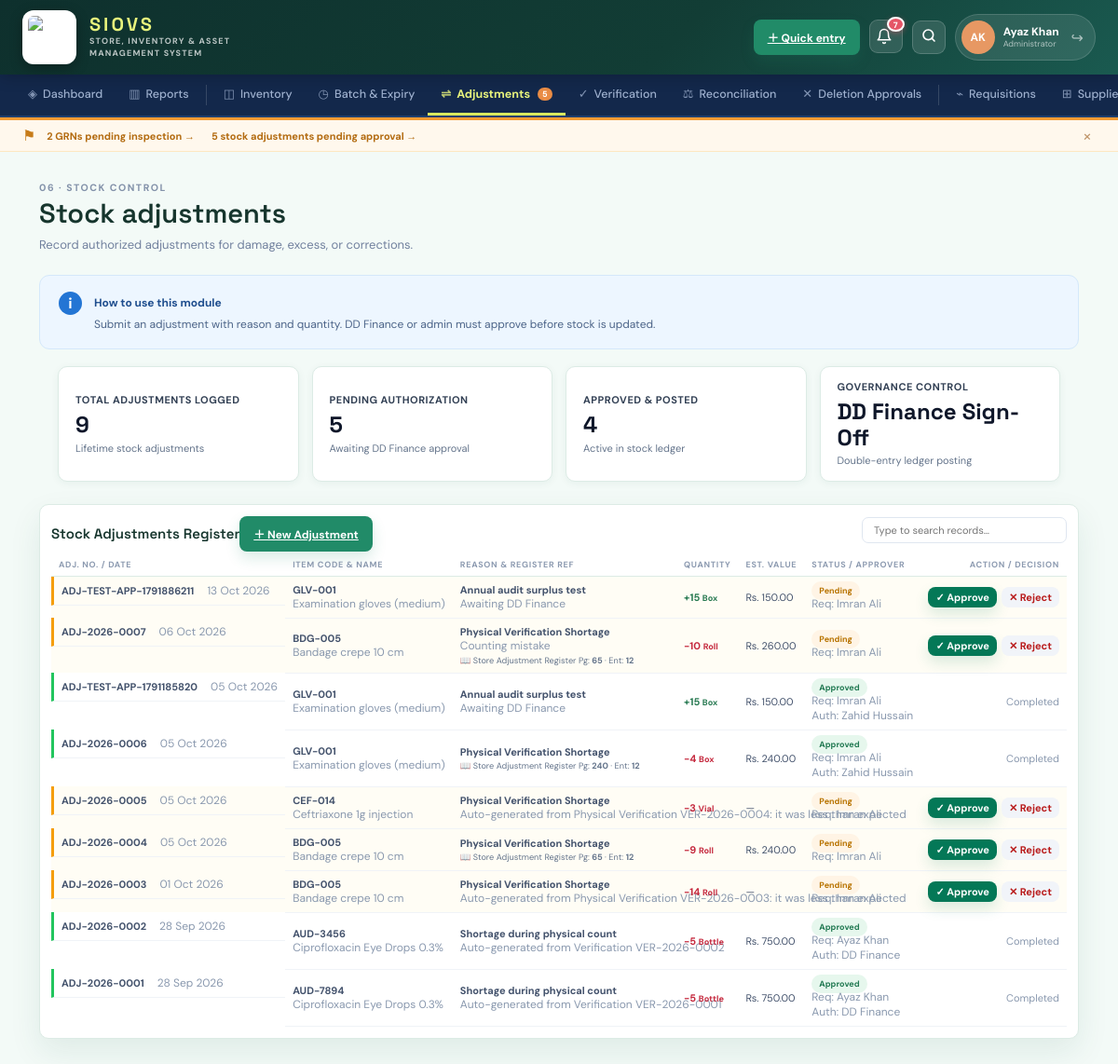
Screenshot of /page.php?view=adjustments (signed in) with the database file from the repository.
### tables this page shows
CREATE TABLE stock_adjustments (
    id                   INTEGER PRIMARY KEY AUTOINCREMENT,
    adj_number           TEXT NOT NULL UNIQUE,
    item_id              INTEGER NOT NULL REFERENCES items(id),
    reason               TEXT NOT NULL,
    quantity             INTEGER NOT NULL,
    value                REAL    DEFAULT 0,
    requesting_user_id   INTEGER REFERENCES users(id),
    authorizing_officer  TEXT,
    status               TEXT NOT NULL DEFAULT "Pending",
    notes                TEXT,
    created_at           TEXT NOT NULL DEFAULT CURRENT_TIMESTAMP
, manual_register_name TEXT, manual_register_page TEXT, manual_register_entry TEXT, verification_id INTEGER REFERENCES stock_verifications(id));

CREATE TABLE items (
    id            INTEGER PRIMARY KEY AUTOINCREMENT,
    code          TEXT    NOT NULL UNIQUE,
    name          TEXT    NOT NULL,
    category      TEXT    NOT NULL,
    unit          TEXT    NOT NULL,
    location      TEXT    NOT NULL,
    quantity      INTEGER NOT NULL DEFAULT 0,
    reorder_level INTEGER NOT NULL DEFAULT 0,
    batch_number  TEXT,
    expiry_date   TEXT,
    status        TEXT    NOT NULL DEFAULT "Available",
    created_at    TEXT    NOT NULL DEFAULT CURRENT_TIMESTAMP
, sub_category TEXT, min_level INTEGER NOT NULL DEFAULT 0, max_level INTEGER NOT NULL DEFAULT 0, average_consumption INTEGER NOT NULL DEFAULT 0, lead_time_days INTEGER NOT NULL DEFAULT 0, batch_required INTEGER NOT NULL DEFAULT 0, supplier_id INTEGER REFERENCES suppliers(id));

CREATE TABLE users (
    id            INTEGER PRIMARY KEY AUTOINCREMENT,
    name          TEXT NOT NULL,
    email         TEXT NOT NULL UNIQUE,
    role          TEXT NOT NULL DEFAULT "data_entry",
    department    TEXT NOT NULL DEFAULT "",
    status        TEXT NOT NULL DEFAULT "Active",
    password_hash TEXT,
    created_at    TEXT NOT NULL DEFAULT CURRENT_TIMESTAMP
);

### page.php (the view, shortened to what this page needs)
<?php
require_once __DIR__ . '/config/bootstrap.php';
$view = $_GET['view'] ?? 'reports';
[$title, $kicker, $description] = $titles[$view];
require __DIR__ . '/partials/header.php';
?>
<section class="system-page">
<div class="module-header">
    <div><p class="eyebrow"><?= e($kicker) ?></p><h1><?= e($title) ?></h1><p><?= e($description) ?></p></div>
</div>
<div class="instruction-banner">
    <span>i</span>
    <div><strong>How to use this module</strong>
    <p><?= e(match($view) {
        'suppliers'       => 'Add each supplier with their GST number and contact. Supplier records are linked to purchase orders and GRNs for full traceability.',
        'purchase_orders' => 'Create one PO per supplier delivery. Add item lines with quantities and rates. Stock is NOT updated until a GRN is created.',
        'grn'             => 'Select the matching PO, record challan details, enter received/accepted/rejected quantities, batch numbers and expiry dates. Stock increases on accepted quantity only.',
        'inventory'       => 'Use one unique item code per item. Stock changes automatically from GRNs, requisition issues, consumption, and adjustments.',
        'batches'         => 'All items with batch/expiry dates appear here. Review 30/60/90-day alerts and ensure FEFO allocation.',
        'adjustments'     => ((current_user()['role'] ?? '') === 'dd_finance')
            ? 'Financial Authorization Mode: Review pending adjustments requested by Store Officers. Approve to post double-entry ledger entries to stock, or Reject to disallow without altering inventory balances.'
            : 'Submit an adjustment with reason and quantity. DD Finance or admin must approve before stock is updated.',
        'verification'    => ((current_user()['role'] ?? '') === 'dd_finance')
            ? 'Audit & Discrepancy Review: Review physical verification counts conducted by the multi-member Board of Survey (Store Officer + Internal Auditor). Inspect variances and monitor auto-generated stock adjustments.'
            : 'Enter physical counts against system balances. Discrepancies require explanation and authorized adjustment.',
        'requisitions'    => 'Department creates requisition → Store Officer approves → Store Officer issues. Each step is tracked.',
        'opd_consumption' => 'Enter patient MR number, select items consumed during visit. Stock decreases immediately on save.',
        'ipd_consumption' => 'Record ward, bed, and admission date. Post all items consumed by the patient during admission.',
        'ot_consumption'  => 'Enter surgeon, procedure, and patient details. Record all IOLs, sutures, medicines, and consumables used.',
        'emergency'       => 'Rapid entry for emergency cases. Post now, add authorization reference later if needed.',
        'assets'          => 'Assign a unique asset tag, record department, custodian, warranty, and AMC. All transfers must be logged.',
        'departments'     => 'Maintain the list of departments that receive stock issues. Used in requisitions and consumption records.',
        'returns'         => 'Record unused material returned from departments. Returned stock is verified before re-entering available inventory.',
        'reconciliation'  => 'Compare physical register counts (GRN, Indent, OPD, OT, Return) with system transactions to audit and verify zero-variance synchronization.',
        'deletions'       => 'Exclusively authorized for DD Finance and Competent Authority. Approving a deletion automatically performs double-entry stock rollback in the ledger.',
        'users'           => 'Add users with their role. Role determines which modules they can access and what they can do.',
        'quick-entry'     => 'Use only for simple movements. For full workflows, use the dedicated module so all fields are captured.',
        default           => 'Select a report type, apply date/department filters, review exceptions, and print or export the result.',
    }) ?></p></div>
</div>
<?php if ($view === 'suppliers'): ?>
<div class="system-grid">
    <div class="panel">
        <div class="panel-heading"><h2>Supplier directory</h2><a class="button button-primary" href="#add-supplier">＋ Add supplier</a></div>
        <div class="table-wrap"><table>
            <thead><tr><th>Code</th><th>Supplier name</th><th>Contact</th><th>Phone</th><th>Email</th><th>GST No.</th><th>Status</th></tr></thead>
            <tbody>
            <?php foreach ($pdo->query('SELECT * FROM suppliers ORDER BY id DESC') as $s): ?>
            <tr>
                <td><b><?= e($s['code']) ?></b></td>
                <td><?= e($s['name']) ?></td>
                <td><?= e($s['contact_person']) ?></td>
                <td><?= e($s['phone']) ?></td>
                <td><?= e($s['email']) ?></td>
                <td><?= e($s['gst_number']) ?></td>
                <td><?= pill($s['status']) ?></td>
            </tr>
            <?php endforeach; ?>
            </tbody>
        </table></div>
    </div>
    <div class="form-card" id="add-supplier">
        <h2>Add supplier</h2>
        <form method="post"><input type="hidden" name="action" value="supplier">
        <div class="form-grid one">
            <label>Supplier code<input name="code" value="<?= e(next_number($pdo, 'SUP', 'suppliers', 'code')) ?>" required></label>
            <label>Supplier name<input name="name" placeholder="e.g. Allied Pharma" required></label>
            <label>Contact person<input name="contact_person" value="Sales Manager"></label>
            <label>Phone<input name="phone" value="0300-<?= sprintf('%07d', rand(1000000, 9999999)) ?>"></label>
            <label>Email<input name="email" type="email" value="supplier<?= rand(10, 99) ?>@siovs.edu.pk"></label>
            <label>Address<textarea name="address" rows="2">Industrial Area, Karachi / Hyderabad</textarea></label>
            <label>GST number<input name="gst_number" value="GST-3277<?= rand(100000, 999999) ?>"></label>
        </div>
        <button class="button button-primary" type="submit">Add supplier</button>
        </form>
    </div>
</div>
<?php elseif ($view === 'adjustments'): ?>
<?php
$adjRows = $pdo->query('
    SELECT a.*, i.name AS iname, i.code AS icode, i.unit, u.name AS uname
    FROM stock_adjustments a
    LEFT JOIN items i ON i.id = a.item_id
    LEFT JOIN users u ON u.id = a.requesting_user_id
    ORDER BY a.id DESC
')->fetchAll(PDO::FETCH_ASSOC);
$totalAdjs = count($adjRows);
$pendingAdjs = count(array_filter($adjRows, fn($a) => $a['status'] === 'Pending'));
$approvedAdjs = count(array_filter($adjRows, fn($a) => $a['status'] === 'Approved'));
$isAuthorizedForAdj = can('dd_finance') || can('competent_authority') || (current_user()['role'] ?? '') === 'admin';
?>
<div class="kpi-grid four" style="margin-bottom:1.5rem">
    <div class="kpi-card">
        <p class="kpi-label">Total Adjustments Logged</p>
        <p class="kpi-val"><?= $totalAdjs ?></p>
        <p class="kpi-sub">Lifetime stock adjustments</p>
    </div>
    <div class="kpi-card" style="border-left:4px solid #f59e0b">
        <p class="kpi-label">Pending Authorization</p>
        <p class="kpi-val" style="color:#b45309"><?= $pendingAdjs ?></p>
        <p class="kpi-sub">Awaiting DD Finance approval</p>
    </div>
    <div class="kpi-card" style="border-left:4px solid #10b981">
        <p class="kpi-label">Approved & Posted</p>
        <p class="kpi-val" style="color:#047857"><?= $approvedAdjs ?></p>
        <p class="kpi-sub">Active in stock ledger</p>
    </div>
    <div class="kpi-card">
        <p class="kpi-label">Governance Control</p>
        <p class="kpi-val" style="font-size:1.05rem;color:#166534">DD Finance Sign-Off</p>
        <p class="kpi-sub">Double-entry ledger posting</p>
    </div>
</div>
<div class="system-grid">
    <div class="panel">
        <div class="panel-heading">
            <h2>Stock Adjustments Register</h2>
            <?php if ((current_user()['role'] ?? '') !== 'dd_finance'): ?>
                <a class="button button-primary" href="#add-adj">＋ New Adjustment</a>
            <?php else: ?>
                <span class="badge" style="background:#0d9488;color:#fff;font-size:12px;padding:5px 12px;font-weight:600">⚖️ Financial Authorization Mode</span>
            <?php endif; ?>
        </div>
        <div class="table-wrap"><table>
            <thead>
                <tr>
                    <th>Adj. No. / Date</th>
                    <th>Item Code & Name</th>
                    <th style="max-width:240px">Reason &amp; Register Ref</th>
                    <th>Quantity</th>
                    <th>Est. Value</th>
                    <th>Status / Approver</th>
                    <th style="min-width:140px;text-align:right">Action / Decision</th>
                </tr>
            </thead>
            <tbody>
            <?php if (empty($adjRows)): ?>
            <tr><td colspan="7" class="muted" style="text-align:center;padding:2.5rem">No stock adjustments recorded.</td></tr>
            <?php else: foreach ($adjRows as $adj): ?>
            <tr style="<?= $adj['status'] === 'Pending' ? 'background:#fffdf5' : '' ?>">
                <td>
                    <b><?= e($adj['adj_number']) ?></b><br>
                    <small class="muted"><?= e(date('d M Y', strtotime($adj['created_at']))) ?></small>
                </td>
                <td>
                    <b><?= e($adj['icode']) ?></b><br>
                    <span class="muted"><?= e($adj['iname']) ?></span>
                </td>
                <td style="max-width:240px">
                    <b><?= e($adj['reason']) ?></b>
                    <?php if (!empty($adj['notes'])): ?>
                        <br><small class="muted"><?= e($adj['notes']) ?></small>
                    <?php endif; ?>
                    <?php if (!empty($adj['manual_register_page']) || !empty($adj['manual_register_entry'])): ?>
                        <br><small style="color:#64748b">📖 <?= e($adj['manual_register_name'] ?: 'Reg.') ?> Pg: <b><?= e($adj['manual_register_page'] ?: '—') ?></b> · Ent: <b><?= e($adj['manual_register_entry'] ?: '—') ?></b></small>
                    <?php endif; ?>
                </td>
                <td style="font-weight:700;font-size:1rem" class="<?= $adj['quantity'] < 0 ? 'text-danger' : 'text-success' ?>">
                    <?= $adj['quantity'] > 0 ? '+' : '' ?><?= e($adj['quantity']) ?> <small><?= e($adj['unit'] ?? '') ?></small>
                </td>
                <td>
                    <?= $adj['value'] > 0 ? 'Rs. ' . number_format((float)$adj['value'], 2) : '—' ?>
                </td>
                <td>
                    <?= pill($adj['status']) ?><br>
                    <small class="muted">
                        Req: <?= e($adj['uname'] ?? 'Staff') ?><br>
                        <?= !empty($adj['authorizing_officer']) ? 'Auth: ' . e($adj['authorizing_officer']) : '' ?>
                    </small>
                </td>
                <td style="text-align:right">
                <?php if ($adj['status'] === 'Pending' && $isAuthorizedForAdj): ?>
                    <div style="display:inline-flex;gap:5px;align-items:center;justify-content:flex-end;flex-wrap:wrap">
                        <form method="post" style="display:inline;margin:0">
                            <button class="button button-primary" type="submit" style="padding:4px 8px;font-size:11px;background:#047857;border-color:#065f46" onclick="return confirm('Authorize adjustment <?= e($adj['adj_number']) ?> and update stock ledger?')">✓ Approve</button>
                        </form>
                        <form method="post" style="display:inline;margin:0" onsubmit="var r = prompt('Reason for rejecting adjustment <?= e($adj['adj_number']) ?>:'); if(!r) return false; this.rejection_reason.value = r; return true;">
                            <button class="button button-light" type="submit" style="padding:4px 8px;font-size:11px;color:#b91c1c;border-color:#fecaca">✕ Reject</button>
                        </form>
                    </div>
                <?php elseif ($adj['status'] === 'Pending'): ?>
                    <span class="muted" style="font-size:11px">Awaiting DD Finance</span>
                <?php else: ?>
                    <span class="muted" style="font-size:11px">Completed</span>
                <?php endif; ?>
                </td>
            </tr>
            <?php endforeach; endif; ?>
            </tbody>
        </table></div>
    </div>
</div>
<?php endif; ?>
</section>
<?php require __DIR__ . '/partials/footer.php'; ?>

### config/bootstrap.php (shortened to what this page needs)
<?php
function e(string|int|float|null $v): string {
    return htmlspecialchars((string) $v, ENT_QUOTES, 'UTF-8');
}
function current_user(): array { return $_SESSION['siovs_user'] ?? []; }
function can(string $perm): bool {
    $role = $_SESSION['siovs_user']['role'] ?? 'guest';
    if ($role === 'admin') return true;
    static $map = [
        'store_officer'       => [
            'purchase_orders',
            'grn',
            'inventory',
            'requisitions',
            'batches',
            'returns',
            'verification',
            'adjustments',
            'reports',
            'departments',
            'suppliers',
            'assets',
            'reconciliation',
        ],
        'purchase_officer'    => ['purchase_orders','suppliers','inventory','reports'],
        'dept_incharge'       => ['requisitions','opd_consumption','ipd_consumption','ot_consumption','emergency','reports','returns'],
        'data_entry'          => ['quick-entry','opd_consumption','ipd_consumption','emergency'],
        'dd_finance'          => ['adjustments','reports','verification','transactions','deletions','reconciliation','assets'],
        'internal_audit'      => ['reports','inventory','assets','grn','purchase_orders','adjustments','verification','batches','deletions','reconciliation'],
        'competent_authority' => ['reports','inventory','assets','adjustments','verification','deletions'],
    ];
    return in_array($perm, $map[$role] ?? [], true);
}
function pill(string $status): string {
    $cls = match(strtolower($status)) {
        'approved','posted','issued','inspected','available','active','in service','delivered' => 'available',
        'low stock','pending','draft','amc due soon','under repair','deletion requested','partially received' => 'attention',
        'critical','expired','cancelled','condemned','disposed','rejected' => 'danger',
        default => 'neutral',
    };
    return "<span class=\"pill {$cls}\">" . e($status) . "</span>";
}

### rows the page displays
stock_adjustments: adj_number "ADJ-TEST-APP-1791886211", created_at "13 Oct 2026", item.code "GLV-001", item.name "Examination gloves (medium)", reason "Annual audit surplus test", notes "Awaiting DD Finance", quantity "15", item.unit "Box", value "150.00", status "Pending", requesting_user.name "Imran Ali"
stock_adjustments: adj_number "ADJ-2026-0007", created_at "06 Oct 2026", item.code "BDG-005", item.name "Bandage crepe 10 cm", reason "Physical Verification Shortage", notes "Counting mistake", manual_register_name "Store Adjustment Register", manual_register_page "65", manual_register_entry "12", quantity "-10", item.unit "Roll", value "260.00", status "Pending", requesting_user.name "Imran Ali"
stock_adjustments: adj_number "ADJ-TEST-APP-1791185820", created_at "05 Oct 2026", item.code "GLV-001", item.name "Examination gloves (medium)", reason "Annual audit surplus test", notes "Awaiting DD Finance", quantity "15", item.unit "Box", value "150.00", status "Approved", requesting_user.name "Imran Ali", authorizing_officer "Zahid Hussain", shows "Completed"
stock_adjustments: adj_number "ADJ-2026-0006", created_at "05 Oct 2026", item.code "GLV-001", item.name "Examination gloves (medium)", reason "Physical Verification Shortage", manual_register_name "Store Adjustment Register", manual_register_page "240", manual_register_entry "12", quantity "-4", item.unit "Box", value "240.00", status "Approved", requesting_user.name "Imran Ali", authorizing_officer "Zahid Hussain", shows "Completed"
stock_adjustments: adj_number "ADJ-2026-0005", created_at "05 Oct 2026", item.code "CEF-014", item.name "Ceftriaxone 1g injection", reason "Physical Verification Shortage", notes "Auto-generated from Physical Verification VER-2026-0004: it was less than expected", quantity "-3", item.unit "Vial", status "Pending", requesting_user.name "Imran Ali"
stock_adjustments: adj_number "ADJ-2026-0004", created_at "05 Oct 2026", item.code "BDG-005", item.name "Bandage crepe 10 cm", reason "Physical Verification Shortage", manual_register_name "Store Adjustment Register", manual_register_page "65", manual_register_entry "12", quantity "-9", item.unit "Roll", value "240.00", status "Pending", requesting_user.name "Imran Ali"
stock_adjustments: adj_number "ADJ-2026-0003", created_at "01 Oct 2026", item.code "BDG-005", item.name "Bandage crepe 10 cm", reason "Physical Verification Shortage", notes "Auto-generated from Physical Verification VER-2026-0003: it was less than expected", quantity "-14", item.unit "Roll", status "Pending", requesting_user.name "Imran Ali"
stock_adjustments: adj_number "ADJ-2026-0002", created_at "28 Sep 2026", item.code "AUD-3456", item.name "Ciprofloxacin Eye Drops 0.3%", reason "Shortage during physical count", notes "Auto-generated from Verification VER-2026-0002", quantity "-5", item.unit "Bottle", value "750.00", status "Approved", requesting_user.name "Ayaz Khan", authorizing_officer "DD Finance", shows "Completed"
stock_adjustments: adj_number "ADJ-2026-0001", created_at "28 Sep 2026", item.code "AUD-7894", item.name "Ciprofloxacin Eye Drops 0.3%", reason "Shortage during physical count", notes "Auto-generated from Verification VER-2026-0001", quantity "-5", item.unit "Bottle", value "750.00", status "Approved", requesting_user.name "Ayaz Khan", authorizing_officer "DD Finance", shows "Completed"

### other values shown
$alertCount "7"
$initials "AK"
$u['name'] "Ayaz Khan"
role_label($u['role'] ?? '') "Administrator"
$pendingAdj "5"
$pa['label'] "2 GRNs pending inspection"
$pa['label'] "5 stock adjustments pending approval"
$kicker "06 · STOCK CONTROL"
$title "Stock adjustments"
$description "Record authorized adjustments for damage, excess, or corrections."
$totalAdjs "9"
$pendingAdjs "5"
$approvedAdjs "4"
